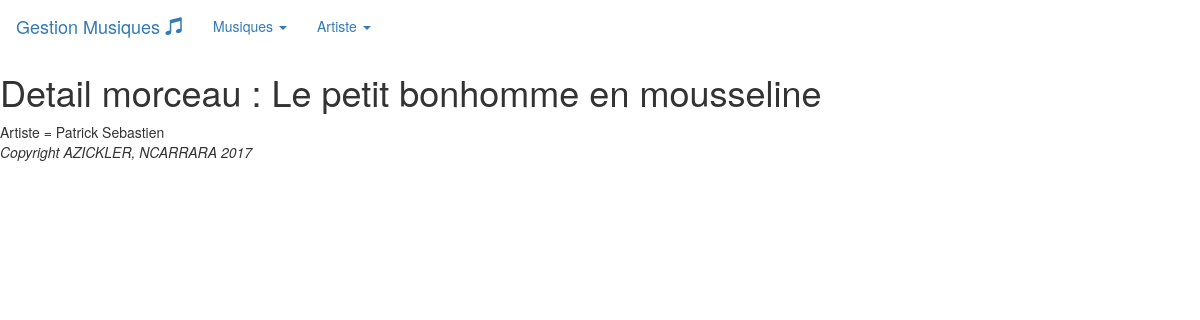
/musiques/detail/14, run on the app's committed database.
### musiques/models.py (models this page shows, shortened)
class Morceau(models.Model):
    titre = models.CharField(max_length=64)
    artiste = models.ForeignKey(Artiste, on_delete=models.CASCADE, null=True)

class Artiste(models.Model):
    nom = models.CharField(max_length=64)

### musiques/views.py (the view)
# urls.py: url(r'^detail/(?P<pk>\d+)', MorceauDetailView.as_view(), name='morceau-detail'),
class MorceauDetailView(DetailView):
    model = Morceau

### musiques/templates/musiques/morceau_detail.html
{% extends 'musiques/baseModele.html' %}
    {% block contenu %}
        <h1>Detail morceau : {{object.titre}} </h1>
        Artiste = {{object.artiste.nom}}
    {% endblock %}

### data on the page
Morceau: titre "Le petit bonhomme en mousseline", artiste.nom "Patrick Sebastien"
